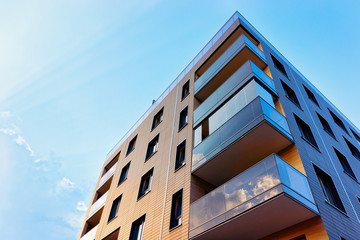
#> input picture CV/Experiment 5/image.jpg, 360 x 240 px, found by its file name
$ jupyter execute Exp5B.ipynb
#> lines starting #> are read from the running program, lines starting #| are printed output that depends on the picture
[cell 1]
import cv2
import numpy as np
import matplotlib.pyplot as plt

[cell 2]
def difference_of_gaussians(image, sigma_large, sigma_small, kernel_size1, kernel_size2):
    # Apply Gaussian blur with large sigma
    gaussian_large = cv2.GaussianBlur(image, kernel_size1, sigma_large)

    # Apply Gaussian blur with small sigma
    gaussian_small = cv2.GaussianBlur(image, kernel_size2, sigma_small)

    # Calculate the difference of the two blurred images
    dog = gaussian_large - gaussian_small

    return dog

[cell 3]
image = cv2.imread('..\image.jpg',0)
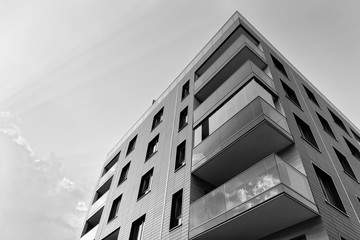
#> image: shape (240, 360); min 0, max 255, mean 160.2
plt.imshow(image, cmap='gray')
plt.show()

[cell 4]
dog_image = difference_of_gaussians(image, 5, 3, (3, 3), (3, 3))
#> in difference_of_gaussians, `gaussian_large = cv2.GaussianBlur(image, kernel_size1, sigma_large)`:
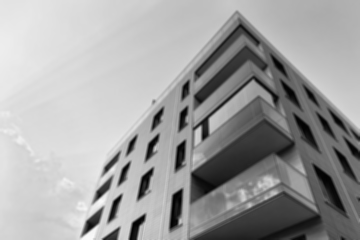
#> gaussian_large: shape (240, 360); min 1, max 249, mean 160.2
#> in difference_of_gaussians, `dog = gaussian_large - gaussian_small`:
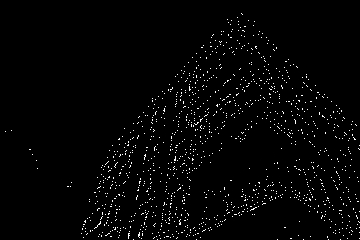
#> dog: shape (240, 360); min 0, max 255, mean 5.1
dog_image2 = difference_of_gaussians(image, 5, 3, (5, 5), (5, 5))
#> call 2 of difference_of_gaussians, with sigma_large = 5, sigma_small = 3, kernel_size1 = (5, 5), kernel_size2 = (5, 5)
#> in difference_of_gaussians (call 2), `dog = gaussian_large - gaussian_small`:
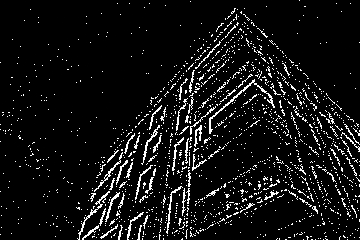
#> dog: shape (240, 360); min 0, max 255, mean 18.9
dog_image3 = difference_of_gaussians(image, 5, 3, (7, 7), (7, 7))
#> call 3 of difference_of_gaussians, with sigma_large = 5, sigma_small = 3, kernel_size1 = (7, 7), kernel_size2 = (7, 7)
#> in difference_of_gaussians (call 3), `gaussian_large = cv2.GaussianBlur(image, kernel_size1, sigma_large)`:
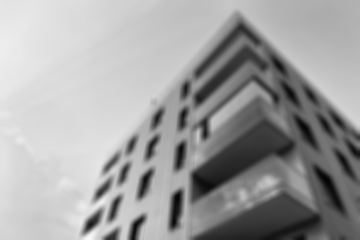
#> gaussian_large: shape (240, 360); min 3, max 248, mean 160.2
#> in difference_of_gaussians (call 3), `dog = gaussian_large - gaussian_small`:
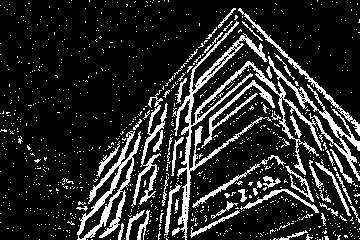
#> dog: shape (240, 360); min 0, max 255, mean 41
dog_image4 = difference_of_gaussians(image, 10, 3, (5, 5), (5, 5))
#> call 4 of difference_of_gaussians, with sigma_large = 10, sigma_small = 3, kernel_size1 = (5, 5), kernel_size2 = (5, 5)
#> in difference_of_gaussians (call 4), `dog = gaussian_large - gaussian_small`:
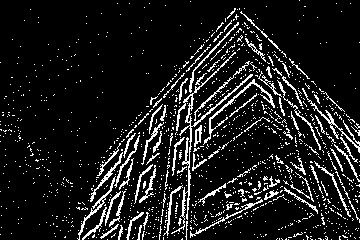
#> dog: shape (240, 360); min 0, max 255, mean 27.9
dog_image5 = difference_of_gaussians(image, 5, 4, (5, 5), (5, 5))
#> in difference_of_gaussians (call 5), `dog = gaussian_large - gaussian_small`:
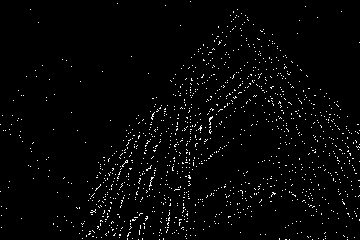
#> dog: shape (240, 360); min 0, max 255, mean 5.8
dog_image6 = difference_of_gaussians(image, 20, 10, (5, 5), (5, 5))
#> in difference_of_gaussians (call 6), `dog = gaussian_large - gaussian_small`: dog: shape (240, 360); every value is 0


fig, ax = plt.subplots(2, 4, figsize=(10, 5))

ax[0][0].imshow(image, cmap='gray')
ax[0][0].set_title('Original Image')

ax[0][1].imshow(dog_image, cmap='gray')
ax[0][1].set_title('DoG')

ax[0][2].imshow(dog_image2, cmap='gray')
ax[0][2].set_title('DoG 2')

ax[0][3].imshow(dog_image3, cmap='gray')
ax[0][3].set_title('DoG 3')

ax[1][0].imshow(dog_image4, cmap='gray')
ax[1][0].set_title('DoG 4')

ax[1][1].imshow(dog_image5, cmap='gray')
ax[1][1].set_title('DoG 5')

ax[1][2].imshow(dog_image6, cmap='gray')
ax[1][2].set_title('DoG 6')

fig.delaxes(ax[1][3])


plt.tight_layout()
plt.show()
